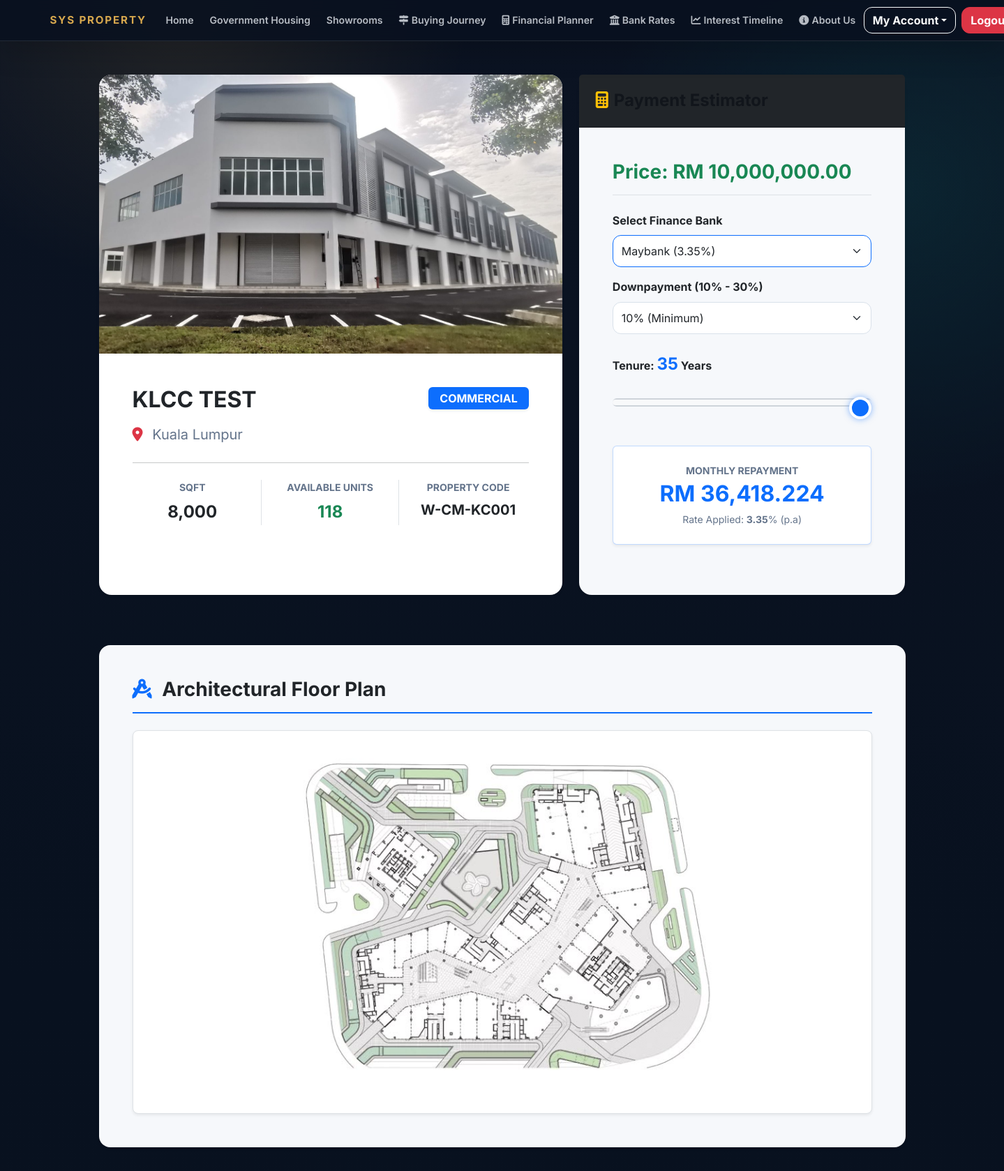
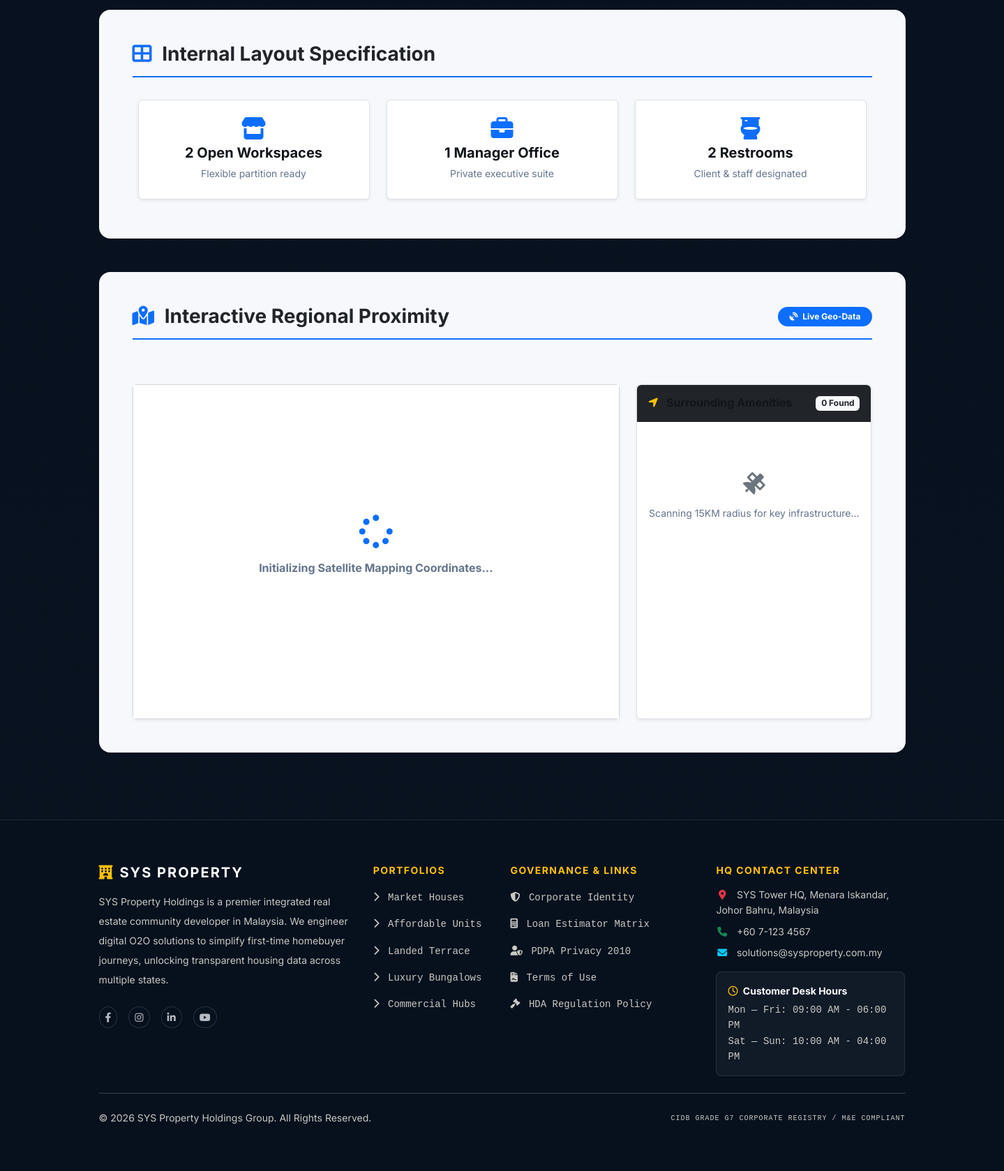
The app's page /property_detail.php?id=182 (signed in) with its own data (2 pictures, top to bottom).
### tables this page shows
CREATE TABLE `properties` (
  `property_id` int(11) NOT NULL,
  `property_code` varchar(20) NOT NULL,
  `project_name` varchar(255) NOT NULL,
  `state` varchar(100) NOT NULL,
  `property_type` enum('AFFORDABLE','TERRACE','BUNGALOW','COMMERCIAL','APARTMENT') NOT NULL,
  `price` decimal(12,2) NOT NULL,
  `total_units` int(11) NOT NULL,
  `built_up_sqft` int(11) NOT NULL,
  `income_limit_rm` decimal(10,2) DEFAULT NULL,
  `status` enum('ACTIVE','SOLD_OUT','ARCHIVED') NOT NULL DEFAULT 'ACTIVE',
  `image_filename` varchar(255) NOT NULL,
  `image_search_keyword` varchar(255) NOT NULL,
  `is_affordable` tinyint(1) NOT NULL DEFAULT 0
);

### includes/property_images.php (called while the page is built, shortened)
<?php
function property_catalog_image_path(array $property, string $url_prefix = '', string $filesystem_prefix = ''): string
{
    $base_url = $url_prefix . 'SYS Property Catalog/';
    $base_path = $filesystem_prefix . 'SYS Property Catalog/';
    $placeholder = $base_url . 'placeholder.jpg';
    $custom_image = trim((string)($property['image_filename'] ?? ''));
    if ($custom_image !== '') {
        $custom_image = ltrim(str_replace('\\', '/', $custom_image), '/');
    }
    $db_type = strtolower(trim((string)($property['property_type'] ?? '')));
    $raw_state = trim((string)($property['state'] ?? ''));
    $state_name = ucwords(strtolower($raw_state));
    $folder = 'Apartment/';
    if ($db_type === 'commercial') {
        $folder = 'Commercial/';
    } elseif ($db_type === 'terrace') {
        $folder = 'Terrace/';
    } elseif ($db_type === 'bungalow') {
        $folder = 'Bungalow/';
    }
    $file_name = ucfirst($db_type) . ' - ' . $state_name;
    foreach (['jpg', 'jpeg', 'png', 'webp'] as $ext) {
        $relative_path = $folder . $file_name . '.' . $ext;
        if (file_exists($base_path . $relative_path)) {
            return $base_url . $relative_path;
        }
    }
    return $placeholder;
}

### property_detail.php (the view, shortened to what this page needs)
<?php
include_once 'includes/header.php';
require_once 'includes/property_images.php';
$property_id = isset($_GET['id']) ? intval($_GET['id']) : 0;
$stmt = $conn->prepare("SELECT * FROM properties WHERE property_id = ?");
$stmt->bind_param("i", $property_id);
$stmt->execute();
$property = $stmt->get_result()->fetch_assoc();
$is_afford = (intval($property['is_affordable']) === 1);
$banks_result = $conn->query("SELECT bank_name, interest_rate FROM banks ORDER BY interest_rate ASC");
$dbType = strtolower(trim($property['property_type']));
$baseDir = "SYS Property Catalog/";
$finalImg = property_catalog_image_path($property);
if ($is_afford || $dbType === 'affordable') {
    $floorPlanName = "Affordable_Floor_Plan.jpg";
    $checkDir = "SYS Property Catalog/";
    if (!file_exists($checkDir . "Affordable_Floor_Plan.jpg")) {
        if (file_exists($checkDir . "affordable_floor_plan.jpg")) {
            $floorPlanName = "affordable_floor_plan.jpg";
        } elseif (file_exists($checkDir . "Affordable_Floor_plan.jpg")) {
            $floorPlanName = "Affordable_Floor_plan.jpg";
        } elseif (file_exists($checkDir . "Affordable_Floor_Plan.JPG")) {
            $floorPlanName = "Affordable_Floor_Plan.JPG";
        } elseif (file_exists($checkDir . "affordable_floor_plan.JPG")) {
            $floorPlanName = "affordable_floor_plan.JPG";
        }
    }
} else {
    $floorPlanName = ucfirst($dbType) . "_Floor_Plan.jpg";
}
$finalFloorPlan = $baseDir . $floorPlanName;
$layoutHtml = "";
if ($is_afford) {
    $layoutHtml = '
        <div class="row text-center g-4">
            <div class="col-md-3 col-6"><div class="p-4 bg-white border rounded shadow-sm h-100"><i class="fas fa-bed fa-2x text-success mb-2"></i><h5 class="fw-bold mb-0">3 Bedrooms</h5><p class="text-muted small mt-2 mb-0">Optimal family spacing</p></div></div>
            <div class="col-md-3 col-6"><div class="p-4 bg-white border rounded shadow-sm h-100"><i class="fas fa-bath fa-2x text-success mb-2"></i><h5 class="fw-bold mb-0">2 Bathrooms</h5><p class="text-muted small mt-2 mb-0">Standard sanitary fittings</p></div></div>
            <div class="col-md-3 col-6"><div class="p-4 bg-white border rounded shadow-sm h-100"><i class="fas fa-couch fa-2x text-muted mb-2"></i><h5 class="fw-bold mb-0">1 Living Hall</h5><p class="text-muted small mt-2 mb-0">Open concept design</p></div></div>
            <div class="col-md-3 col-6"><div class="p-4 bg-white border rounded shadow-sm h-100"><i class="fas fa-utensils fa-2x text-muted mb-2"></i><h5 class="fw-bold mb-0">1 Kitchen</h5><p class="text-muted small mt-2 mb-0">Ventilated cooking area</p></div></div>
        </div>';
} else {
    if ($dbType === 'commercial') {
        $layoutHtml = '
            <div class="row text-center g-4">
                <div class="col-md-4 col-12"><div class="p-4 bg-white border rounded shadow-sm h-100"><i class="fas fa-store fa-2x text-primary mb-2"></i><h5 class="fw-bold mb-0">2 Open Workspaces</h5><p class="text-muted small mt-2 mb-0">Flexible partition ready</p></div></div>
                <div class="col-md-4 col-6"><div class="p-4 bg-white border rounded shadow-sm h-100"><i class="fas fa-briefcase fa-2x text-primary mb-2"></i><h5 class="fw-bold mb-0">1 Manager Office</h5><p class="text-muted small mt-2 mb-0">Private executive suite</p></div></div>
                <div class="col-md-4 col-6"><div class="p-4 bg-white border rounded shadow-sm h-100"><i class="fas fa-toilet fa-2x text-primary mb-2"></i><h5 class="fw-bold mb-0">2 Restrooms</h5><p class="text-muted small mt-2 mb-0">Client & staff designated</p></div></div>
            </div>';
    }
}
?>
<div class="container my-5">
    <div class="row">
        <div class="col-md-7 mb-4">
            <div class="card shadow-sm border-0 overflow-hidden h-100">
                <div class="position-relative zoom-container" style="cursor: pointer;" data-bs-toggle="modal" data-bs-target="#imageZoom">
                    <img src="<?php echo $finalImg; ?>" class="w-100" style="height: 400px; object-fit: cover;">
                </div>
                <div class="card-body p-5">
                    <div class="d-flex justify-content-between align-items-start mb-3">
                        <div class="d-flex align-items-center gap-3">
                            <h2 class="fw-bold mb-0"><?php echo htmlspecialchars($property['project_name']); ?></h2>
                        </div>
                        <span class="badge <?php echo $is_afford ? 'bg-success' : 'bg-primary'; ?> px-3 py-2 fs-6 shadow-sm">
                            <?php echo $is_afford ? 'GOV AFFORDABLE' : htmlspecialchars($property['property_type']); ?>
                        </span>
                    </div>
                    <p class="fs-5 text-muted mb-4"><i class="fas fa-map-marker-alt text-danger me-2"></i> <?php echo htmlspecialchars($property['state']); ?></p>
                    <hr class="my-4">
                    <div class="row text-center mb-4">
                        <div class="col-4 border-end">
                            <small class="d-block text-muted fw-bold mb-1">SQFT</small>
                            <span class="fs-4 fw-bold"><?php echo number_format($property['built_up_sqft']); ?></span>
                        </div>
                        <div class="col-4 border-end">
                            <small class="d-block text-muted fw-bold mb-1">AVAILABLE UNITS</small>
                            <span class="fs-4 fw-bold text-success"><?php echo $property['total_units']; ?></span>
                        </div>
                        <div class="col-4">
                            <small class="d-block text-muted fw-bold mb-1">PROPERTY CODE</small>
                            <span class="fs-5 fw-bold text-dark"><?php echo htmlspecialchars($property['property_code']); ?></span>
                        </div>
                    </div>
                </div>
            </div>
        </div>
        <div class="col-md-5 mb-4">
            <div class="card shadow-sm border-0 h-100 bg-light">
                <div class="card-header bg-dark text-white p-4">
                    <h4 class="fw-bold mb-0"><i class="fas fa-calculator me-2 text-warning"></i>Payment Estimator</h4>
                </div>
                <div class="card-body p-4 p-lg-5 d-flex flex-column">
                    <h3 class="text-success fw-bold mb-4 border-bottom pb-3">Price: RM <?php echo number_format($property['price'], 2); ?></h3>
                    <div class="mb-3">
                        <label class="form-label fw-bold">Select Finance Bank</label>
                        <select id="bankSelect" class="form-select border-primary">
                            <?php while ($bank = $banks_result->fetch_assoc()): ?>
                                <option data-rate="<?php echo $bank['interest_rate']; ?>"><?php echo htmlspecialchars($bank['bank_name']); ?> (<?php echo $bank['interest_rate']; ?>%)</option>
                            <?php endwhile; ?>
                        </select>
                    </div>
                    <div class="mb-4">
                        <label class="form-label fw-bold">Downpayment (10% - 30%)</label>
                        <select id="downpayment" class="form-select">
                            <option value="10">10% (Minimum)</option>
                        </select>
                    </div>
                    <div class="mb-5">
                        <label class="form-label fw-bold">Tenure: <span id="tenureLabel" class="text-primary fs-4 fw-bold">35</span> Years</label>
                        <div class="pt-3">
                            <input type="range" id="tenure" class="form-range custom-slider" value="35" min="5" max="35">
                        </div>
                    </div>
                    <div class="p-4 bg-white border border-primary border-opacity-25 rounded text-center shadow-sm mb-4">
                        <p class="mb-1 text-muted fw-bold small">MONTHLY REPAYMENT</p>
                        <h2 class="text-primary fw-bold m-0" id="monthlyResult">RM 0.00</h2>
                        <small class="text-muted d-block mt-2">Rate Applied: <strong id="displayRate">0.00</strong>% (p.a)</small>
                    </div>
                </div>
            </div>
        </div>
    </div>
    <div class="row mt-5">
        <div class="col-12">
            <div class="card border-0 bg-light shadow-sm rounded-4 p-4 p-md-5 mb-5 reveal-card">
                <h3 class="fw-bold text-dark mb-4 border-bottom border-primary border-2 pb-3"><i class="fas fa-drafting-compass text-primary me-2"></i> Architectural Floor Plan</h3>
                <div class="text-center bg-white p-4 border rounded-3 shadow-sm">
                    <img src="<?php echo htmlspecialchars($finalFloorPlan); ?>" class="img-fluid rounded" alt="Floor Plan" style="max-height: 500px; object-fit: contain;">
                </div>
            </div>
            <div class="card border-0 bg-light shadow-sm rounded-4 p-4 p-md-5 mb-5 reveal-card">
                <h3 class="fw-bold text-dark mb-4 border-bottom border-primary border-2 pb-3"><i class="fas fa-th-large text-primary me-2"></i> Internal Layout Specification</h3>
                <div class="p-2"><?php echo $layoutHtml; ?></div>
            </div>
            <div class="card border-0 bg-light shadow-sm rounded-4 p-4 p-md-5 mb-5 reveal-card">
                <div class="d-flex justify-content-between align-items-center border-bottom border-primary border-2 pb-3 mb-4">
                    <h3 class="fw-bold text-dark m-0"><i class="fas fa-map-marked-alt text-primary me-2"></i> Interactive Regional Proximity</h3>
                    <span class="badge bg-primary px-3 py-2 rounded-pill"><i class="fas fa-satellite-dish me-1"></i> Live Geo-Data</span>
                </div>
                <div class="row mt-3 g-4">
                    <div class="col-lg-8">
                        <div id="propertyMap" class="rounded shadow-sm border border-secondary border-opacity-25" style="height: 480px; width: 100%;">
                            <div class="d-flex h-100 justify-content-center align-items-center bg-white">
                                <div class="text-center text-muted">
                                    <i class="fas fa-spinner fa-spin fa-3x mb-3 text-primary"></i>
                                    <p class="fw-bold">Initializing Satellite Mapping Coordinates...</p>
                                </div>
                            </div>
                        </div>
                    </div>
                    <div class="col-lg-4">
                        <div class="bg-white border rounded shadow-sm h-100 d-flex flex-column">
                            <div class="p-3 bg-dark text-white rounded-top d-flex justify-content-between align-items-center">
                                <h6 class="m-0 fw-bold"><i class="fas fa-location-arrow text-warning me-2"></i> Surrounding Amenities</h6>
                                <span class="badge bg-light text-dark" id="placesCount">0 Found</span>
                            </div>
                            <div id="placesList" class="p-0 overflow-auto" style="height: 425px;">
                                <div class="text-center text-muted py-5 mt-4">
                                    <i class="fas fa-satellite fa-2x mb-3 text-secondary"></i>
                                    <p class="small">Scanning 15KM radius for key infrastructure...</p>
                                </div>
                            </div>
                        </div>
                    </div>
                </div>
            </div>
        </div>
    </div>
</div>
<?php include_once 'includes/footer.php'; ?>

### includes/header.php (style rules this page uses)
:root { --luxury-bg: #05060a; --luxury-surface: rgba(255,255,255,0.08); --luxury-border: rgba(255,255,255,0.12); --luxury-gold: #c5a059; --luxury-white: #f4f1e8; --luxury-muted: rgba(236,233,225,0.78); }
* { box-sizing: border-box; }
html { scroll-behavior: smooth; }
body { margin: 0; min-height: 100vh; background: radial-gradient(circle at top, rgba(197,160,89,0.06), transparent 28%), linear-gradient(180deg, #08101c 0%, #05060a 100%); color: var(--luxury-white); font-family: 'Montserrat', sans-serif; }
h1, h2, h3, h4, h5, h6 { font-family: 'Playfair Display', serif; letter-spacing: 0.03em; }
.bg-light, .bg-white, .card:not(.bg-dark):not(.estimator-card), .list-group-item, .dropdown-menu, .modal-content:not(.bg-dark), .form-control, .form-select { color: #212529; }
.bg-light h1:not([class*="text-"]), .bg-light h2:not([class*="text-"]), .bg-light h3:not([class*="text-"]), .bg-light h4:not([class*="text-"]), .bg-light h5:not([class*="text-"]), .bg-light h6:not([class*="text-"]), .bg-white h1:not([class*="text-"]), .bg-white h2:not([class*="text-"]), .bg-white h3:not([class*="text-"]), .bg-white h4:not([class*="text-"]), .bg-white h5:not([class*="text-"]), .bg-white h6:not([class*="text-"]) { color: #11151b; }
:root { --luxury-bg: #08111f; --luxury-ink: #101827; --luxury-gold: #d7a84e; --luxury-blue: #2d6cdf; --luxury-teal: #10a6a0; --luxury-white: #fbfaf7; --luxury-muted: rgba(238,242,247,0.76); --surface: #ffffff; --surface-soft: #f6f8fb; --text-muted: #64748b; --radius: 18px; --shadow-soft: 0 18px 48px rgba(15, 23, 42, 0.12); --shadow-lift: 0 28px 70px rgba(15, 23, 42, 0.18); }
body { background: radial-gradient(circle at 18% 0%, rgba(215,168,78,0.12), transparent 26rem), radial-gradient(circle at 90% 8%, rgba(16,166,160,0.12), transparent 28rem), linear-gradient(180deg, #0b1322 0%, #08111f 42%, #0a1220 100%); color: var(--luxury-white); font-family: 'Inter', system-ui, -apple-system, BlinkMacSystemFont, 'Segoe UI', sans-serif; line-height: 1.6; text-rendering: optimizeLegibility; }
h1, h2, h3, h4, h5, h6 { font-family: 'Inter', system-ui, sans-serif; letter-spacing: 0; line-height: 1.12; }
.container { width: min(100% - 2rem, 1180px); }
.bg-light { background-color: var(--surface-soft) !important; }
.bg-white { background-color: var(--surface) !important; }
.text-muted { color: var(--text-muted) !important; }
.card { border: 1px solid rgba(15,23,42,0.08); border-radius: var(--radius); box-shadow: var(--shadow-soft); }
.form-control, .form-select { border-color: #d9e1ea; border-radius: 12px; min-height: 46px; }

### property_detail.php (style rules this page uses)
.reveal-card { animation: driftUp 0.8s cubic-bezier(0.25, 1, 0.5, 1) forwards; }
.custom-slider { -webkit-appearance: none; width: 100%; height: 12px; border-radius: 6px; background: #ced4da; outline: none; }

### records on screen
properties: property_type+state (picture), project_name "KLCC TEST", property_type "COMMERCIAL", state "Kuala Lumpur", built_up_sqft "8,000", total_units "118", property_code "W-CM-KC001", price "10,000,000.00"

### other values on screen
$wishlist_text "Interest Timeline"
form field value "Maybank (3.35%)"
